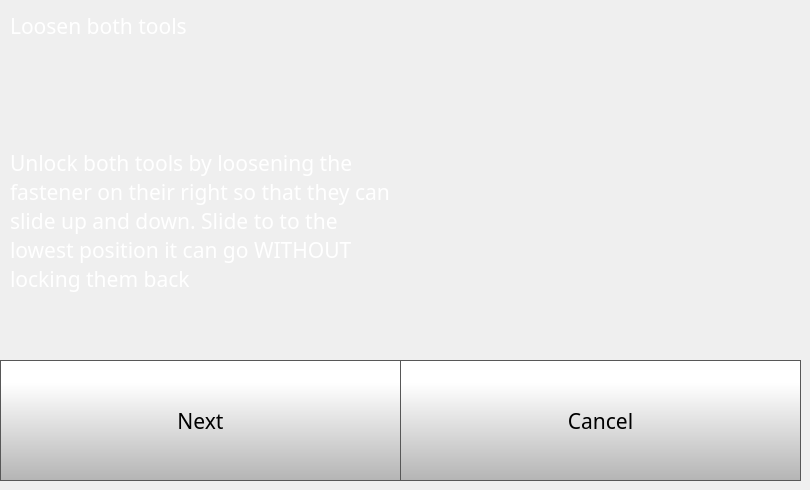
    <widget class="QWidget" name="idexConfigStep4Page">
     <widget class="QLabel" name="calibrateLabel_13">
      <property name="geometry">
       <rect>
        <x>10</x>
        <y>10</y>
        <width>781</width>
        <height>31</height>
       </rect>
      </property>
      <property name="font">
       <font>
        <family>Gotham</family>
        <pointsize>16</pointsize>
        <weight>50</weight>
        <bold>false</bold>
       </font>
      </property>
      <property name="styleSheet">
       <string notr="true">color: rgb(255, 255, 255);</string>
      </property>
      <property name="text">
       <string>Loosen both tools</string>
      </property>
      <property name="wordWrap">
       <bool>true</bool>
      </property>
     </widget>
     <widget class="QPushButton" name="idexConfigStep4NextButton">
      <property name="geometry">
       <rect>
        <x>0</x>
        <y>360</y>
        <width>401</width>
        <height>121</height>
       </rect>
      </property>
      <property name="font">
       <font>
        <family>Gotham</family>
        <pointsize>16</pointsize>
       </font>
      </property>
      <property name="styleSheet">
       <string notr="true">QPushButton {
     border: 1px solid rgb(87, 87, 87);
	background-color: qlineargradient(spread:pad, x1:0, y1:1, x2:0, y2:0.188, stop:0 rgba(180, 180, 180, 255), stop:1 rgba(255, 255, 255, 255));


}

QPushButton:pressed {
    background-color: qlineargradient(x1: 0, y1: 0, x2: 0, y2: 1,
                                      stop: 0 #dadbde, stop: 1 #f6f7fa);
}

QPushButton:flat {
    border: none; /* no border for a flat push button */
}

QPushButton:default {
    border-color: navy; /* make the default button prominent */
}

QPushButton:focus {
	outline: none;
}</string>
      </property>
      <property name="text">
       <string>Next</string>
      </property>
      <property name="iconSize">
       <size>
        <width>40</width>
        <height>40</height>
       </size>
      </property>
     </widget>
     <widget class="QLabel" name="calibrateLabel_17">
      <property name="geometry">
       <rect>
        <x>10</x>
        <y>80</y>
        <width>391</width>
        <height>281</height>
       </rect>
      </property>
      <property name="font">
       <font>
        <family>Gotham</family>
        <pointsize>16</pointsize>
        <weight>50</weight>
        <bold>false</bold>
       </font>
      </property>
      <property name="styleSheet">
       <string notr="true">color: rgb(255, 255, 255);</string>
      </property>
      <property name="text">
       <string>Unlock both tools by loosening the fastener on their right so that they can slide up and down. Slide to to the lowest position it can go WITHOUT locking them back</string>
      </property>
      <property name="wordWrap">
       <bool>true</bool>
      </property>
     </widget>
     <widget class="QPushButton" name="idexConfigStep4CancelButton">
      <property name="geometry">
       <rect>
        <x>400</x>
        <y>360</y>
        <width>401</width>
        <height>121</height>
       </rect>
      </property>
      <property name="font">
       <font>
        <family>Gotham</family>
        <pointsize>16</pointsize>
       </font>
      </property>
      <property name="styleSheet">
       <string notr="true">QPushButton {
     border: 1px solid rgb(87, 87, 87);
	background-color: qlineargradient(spread:pad, x1:0, y1:1, x2:0, y2:0.188, stop:0 rgba(180, 180, 180, 255), stop:1 rgba(255, 255, 255, 255));


}

QPushButton:pressed {
    background-color: qlineargradient(x1: 0, y1: 0, x2: 0, y2: 1,
                                      stop: 0 #dadbde, stop: 1 #f6f7fa);
}

QPushButton:flat {
    border: none; /* no border for a flat push button */
}

QPushButton:default {
    border-color: navy; /* make the default button prominent */
}

QPushButton:focus {
	outline: none;
}</string>
      </property>
      <property name="text">
       <string>Cancel</string>
      </property>
      <property name="iconSize">
       <size>
        <width>40</width>
        <height>40</height>
       </size>
      </property>
     </widget>
    </widget>
